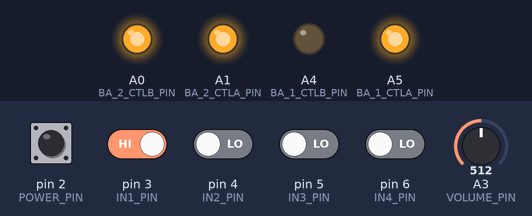
A sketch run on a simulated Arduino Uno, built with avr-gcc and run on an emulated ATmega328P. Parts: output pins drawn as LEDs (lit = HIGH). The test bench sets the inputs (shaded band); at power-on: pin 2 (POWER_PIN), pin 3 (IN1_PIN) HIGH, pin 4 (IN2_PIN), pin 5 (IN3_PIN), pin 6 (IN4_PIN) LOW, A3 (VOLUME_PIN) = 512. No radio packets arrive unless stated.

Above: at 1.2 s.
1.3 s: pin 3 (IN1_PIN) driven LOW
At 2.5 s:
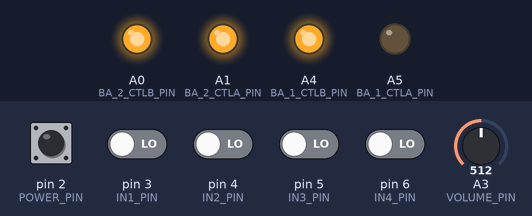
2.8 s: pin 3 (IN1_PIN) driven HIGH
At 3.9 s:
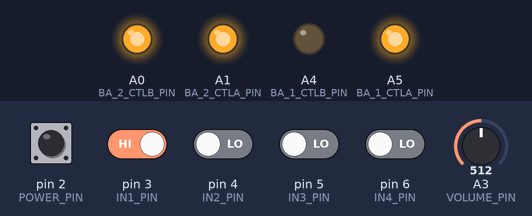
4.3 s: pin 4 (IN2_PIN) driven HIGH
At 5.1 s:
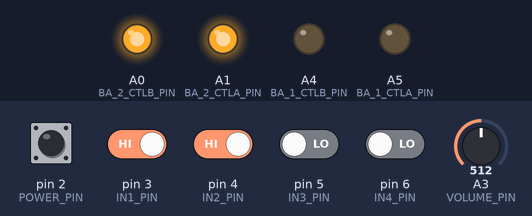
5.8 s: pin 5 (IN3_PIN) driven HIGH
At 6.2 s:
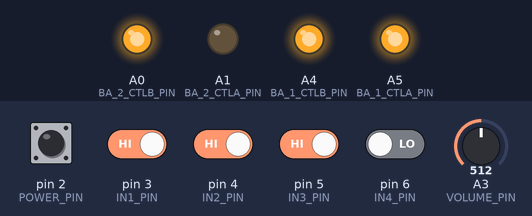
7.3 s: pin 5 (IN3_PIN) driven LOW
At 8.5 s:
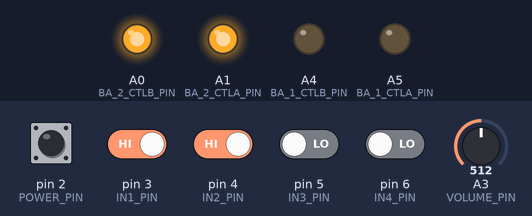
Timing chart, 0 to 9.8 s (numbered marks = the images above; inputs shaded):
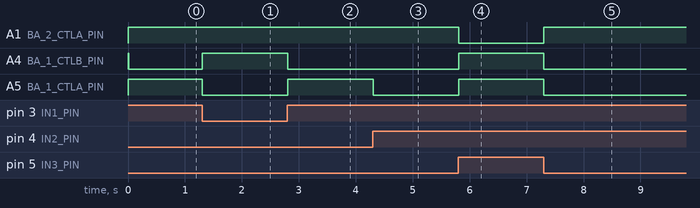

The sketch:

sony_switch.ino
```cpp
#include "SPI.h"
#include "RF24.h"

#define IN1_PIN 3
#define IN2_PIN 4
#define IN3_PIN 5
#define IN4_PIN 6
#define IN5_PIN 7
#define IN6_PIN 8

#define POWER_PIN 2

#define VOLUME_PIN A3

#define BA_1_CTLA_PIN A5
#define BA_1_CTLB_PIN A4
#define BA_2_CTLA_PIN A1
#define BA_2_CTLB_PIN A0

#define RFM_CE_PIN 9
#define RFM_CSN_PIN 10

RF24 radio(RFM_CE_PIN, RFM_CSN_PIN);

int sendBuffer[6];
int powerStatus = 0;
int lastPowerStatus = powerStatus;
int audioInput = 1;
int lastAudioInput = 0;
int volumeLevel = 0;
int lastVolumeLevel = volumeLevel;

const double VOLUME_DIVIDER = 6.5;

const int POWER_ON = 1;
const int POWER_OFF = 2;

const int AUDIO_IN1 = 1;
const int AUDIO_IN2 = 2;
const int AUDIO_IN3 = 3;
const int AUDIO_IN4 = 4;
const int AUDIO_IN5 = 5;
const int AUDIO_IN6 = 6;

void setupInputs() {
  pinMode(IN1_PIN, INPUT);
  pinMode(IN2_PIN, INPUT);
  pinMode(IN3_PIN, INPUT);
  pinMode(IN4_PIN, INPUT);
  pinMode(IN5_PIN, INPUT);
  pinMode(IN6_PIN, INPUT);
  pinMode(POWER_PIN, INPUT);
  pinMode(VOLUME_PIN, INPUT);
}

void setupAudioSwitch() {
  pinMode(BA_1_CTLA_PIN, OUTPUT);
  pinMode(BA_1_CTLB_PIN, OUTPUT);
  pinMode(BA_2_CTLA_PIN, OUTPUT);
  pinMode(BA_2_CTLB_PIN, OUTPUT);
  digitalWrite(BA_1_CTLA_PIN, HIGH);
  digitalWrite(BA_1_CTLB_PIN, HIGH);
  digitalWrite(BA_2_CTLA_PIN, HIGH);
  digitalWrite(BA_2_CTLB_PIN, HIGH);
}

void setupRfm() {
  radio.begin();
  radio.setRetries(10,15);
  radio.openWritingPipe(0xF0F0F0F0E2LL);
  radio.stopListening();
  radio.powerUp();
}

void setup() {
  setupInputs();
  setupAudioSwitch();
  setupRfm();
}

void checkInputs() {
  powerStatus = readPowerStatus();
  audioInput = readAudioInput();
  volumeLevel = readVolumeLevel();
  if (powerStatus != lastPowerStatus || (audioInput !=0 && (audioInput != lastAudioInput)) || volumeLevel != lastVolumeLevel) {
    sendData();
  }
  if (audioInput != lastAudioInput) {
    setAudioOutput();
  }
  lastPowerStatus = powerStatus;
  lastAudioInput = audioInput;
  lastVolumeLevel = volumeLevel;
}

int readPowerStatus() {
  return !digitalRead(POWER_PIN) ? POWER_OFF : POWER_ON;
}

int readAudioInput() {
  if (!digitalRead(IN1_PIN)) {
    return AUDIO_IN1;
  }
  else if (!digitalRead(IN2_PIN)) {
    return AUDIO_IN2;
  }
  else if (!digitalRead(IN3_PIN)) {
    return AUDIO_IN3;
  }
  else if (!digitalRead(IN4_PIN)) {
    return AUDIO_IN4;
  }
  else if (!digitalRead(IN5_PIN)) {
    return AUDIO_IN5;
  }
  else if (!digitalRead(IN6_PIN)) {
    return AUDIO_IN6;
  }
  return 0;
}

int readVolumeLevel() {
  unsigned int adcValue;
  unsigned int adcValue2;
  unsigned int adcValue3;
  double voltage;
  double vcc;

  adcValue = analogRead(VOLUME_PIN);
  adcValue2 = analogRead(VOLUME_PIN);
  adcValue3 = analogRead(VOLUME_PIN);

  if (adcValue == adcValue2 && adcValue2 == adcValue3) {
    vcc = readVcc() / 1000.0;
    voltage = (adcValue / 1024.0) * vcc;
    return voltage * VOLUME_DIVIDER;
  }
  else {
    return lastVolumeLevel;
  }
}

void sendData() {
  sendBuffer[0] = powerStatus;
  sendBuffer[1] = audioInput;
  sendBuffer[2] = volumeLevel;
  radio.write(&sendBuffer, 6);
}

void setAudioOutput() {
  digitalWrite(BA_1_CTLA_PIN, HIGH);
  digitalWrite(BA_1_CTLB_PIN, HIGH);
  digitalWrite(BA_2_CTLA_PIN, HIGH);
  digitalWrite(BA_2_CTLB_PIN, HIGH);

  switch(audioInput) {
    case AUDIO_IN1:
      digitalWrite(BA_1_CTLA_PIN, LOW);
      break;
    case AUDIO_IN2:
      digitalWrite(BA_1_CTLB_PIN, LOW);
      break;
    case AUDIO_IN3:
      digitalWrite(BA_1_CTLA_PIN, LOW);
      digitalWrite(BA_1_CTLB_PIN, LOW);
      break;
    case AUDIO_IN4:
      digitalWrite(BA_2_CTLA_PIN, LOW);
      break;
    case AUDIO_IN5:
      digitalWrite(BA_2_CTLB_PIN, LOW);
      break;
    case AUDIO_IN6:
      digitalWrite(BA_2_CTLA_PIN, LOW);
      digitalWrite(BA_2_CTLB_PIN, LOW);
      break;
  }
}

long readVcc() {
  long result;
  ADMUX = _BV(REFS0) | _BV(MUX3) | _BV(MUX2) | _BV(MUX1);
  delay(2);
  ADCSRA |= _BV(ADSC);
  while (bit_is_set(ADCSRA,ADSC));
  result = ADCL;
  result |= ADCH<<8;
  result = 1125300L / result;
  return result;
}

void loop() {
  checkInputs();
}
```

Measured:
- after the input at 1.3 s, A4 (BA_1_CTLB_PIN): LOW → HIGH at once; A5 (BA_1_CTLA_PIN): HIGH → LOW at once
- after the input at 2.8 s, A4 (BA_1_CTLB_PIN): HIGH → LOW at once; A5 (BA_1_CTLA_PIN): LOW → HIGH at once
- after the input at 4.3 s, A5 (BA_1_CTLA_PIN): HIGH → LOW at once
- after the input at 5.8 s, A1 (BA_2_CTLA_PIN): HIGH → LOW at once; A4 (BA_1_CTLB_PIN), A5 (BA_1_CTLA_PIN): LOW → HIGH at once
- after the input at 7.3 s, A1 (BA_2_CTLA_PIN): LOW → HIGH at once; A4 (BA_1_CTLB_PIN), A5 (BA_1_CTLA_PIN): HIGH → LOW at once
